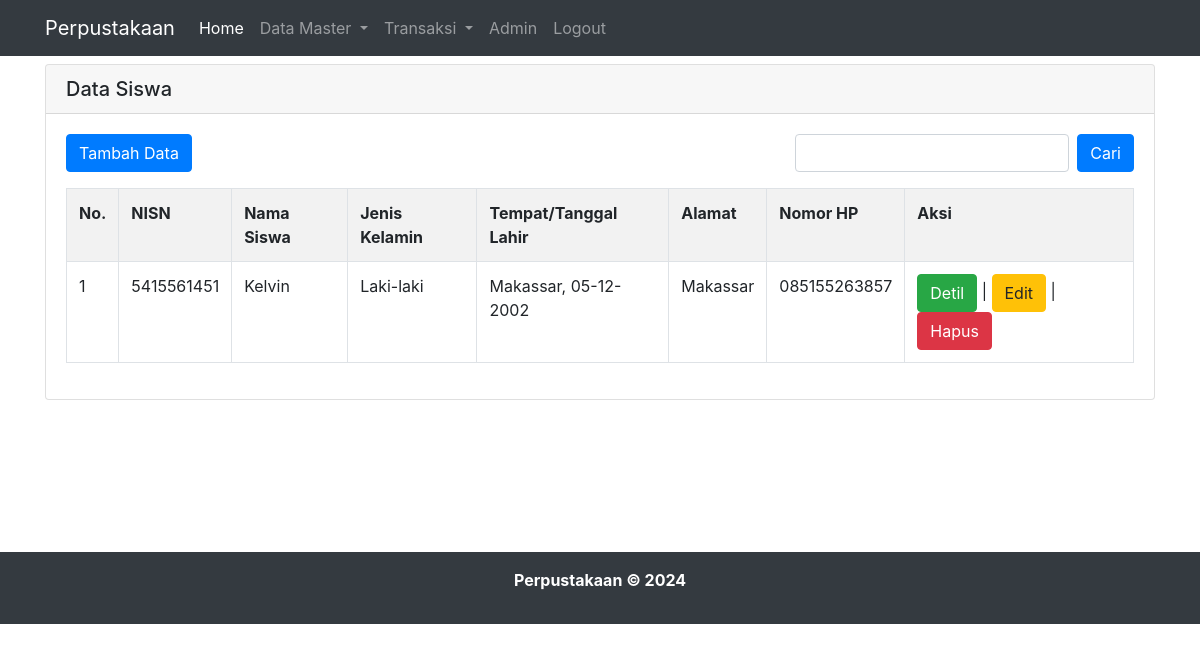
Page /data_siswa.php (signed in) on the committed database.
### tables this page shows
CREATE TABLE `siswa`  (
  `nisn` varchar(20) NOT NULL,
  `nama_siswa` varchar(100) NOT NULL,
  `jkel` char(1) NOT NULL,
  `tempat_lahir` varchar(30) NOT NULL,
  `tgl_lahir` date NOT NULL,
  `alamat` varchar(255) NOT NULL,
  `no_hp` varchar(14) NOT NULL,
  `foto_siswa` varchar(100) NULL DEFAULT NULL,
  PRIMARY KEY (`nisn`) USING BTREE
);

### data_siswa.php (the view)
<?php
include "header.php";
include "koneksi.php";
?>
<div class="container">
    <div class="row">
        <div class="col-lg-12 mt-2" style="min-height: 480px;">
            <div class="card">
                <h5 class="card-header">Data Siswa</h5>
                <div class="card-body">
                    <div class="row">
                        <div class="col">
                            <a href="tambah_siswa.php" class="btn btn-primary">Tambah Data</a>
                        </div>
                        <div class="col">
                            <form action="" method="GET" class="form-inline float-right">
                                <input type="text" name="cari_siswa" class="form-control">
                                <input type="submit" value="Cari" class="btn btn-primary ml-2" name="cari">
                            </form>
                        </div>
                    </div>
                    <div class="row mt-3">
                        <div class="col">
                            <table class="table table-bordered table-striped">
                                <tr>
                                    <th>No.</th>
                                    <th>NISN</th>
                                    <th>Nama Siswa</th>
                                    <th>Jenis Kelamin</th>
                                    <th>Tempat/Tanggal Lahir</th>
                                    <th>Alamat</th>
                                    <th>Nomor HP</th>
                                    <th>Aksi</th>
                                </tr>
                                <?php
                                    $i = 1;
                                    if(isset($_GET['cari'])){
                                        $term = $_GET['cari_siswa'];
                                        $query = $koneksi->query("SELECT * FROM siswa
                                                                    WHERE (nama_siswa LIKE '%$term%')");
                                    } else {
                                        $query = $koneksi->query("SELECT * FROM siswa");
                                    }
                                    while($row = $query->fetch_assoc()) {
                                ?>
                                <tr>
                                    <td><?= $i ?></td>
                                    <td><?= $row['nisn'] ?></td>
                                    <td><?= $row['nama_siswa'] ?></td>
                                    <td><?php if($row['jkel'] == "L") echo "Laki-laki";
                                         else if($row['jkel'] == "P") echo "Perempuan";
                                         else                         echo "Salah data";  ?></td>
                                    <td><?= $row['tempat_lahir'] ?>, <?php
                                        $tmp = array_reverse(explode('-',$row['tgl_lahir']));
                                        echo implode('-',$tmp);
                                    ?></td>
                                    <td><?= $row['alamat'] ?></td>
                                    <td><?= $row['no_hp'] ?></td>
                                    <td><a href="detil_siswa.php?id=<?= $row['nisn'] ?>" class="btn btn-success">Detil</a> | <a href="edit_siswa.php?id=<?= $row['nisn'] ?>" class="btn btn-warning">Edit</a> | <a href="hapus_siswa.php?id=<?= $row['nisn'] ?>" class="btn btn-danger">Hapus</a></td>
                                </tr>
                                <?php $i++;} ?>
                            </table>
                        </div>
                    </div>
                </div>
            </div>
        </div>
    </div>
</div>
<?php
include "footer.php";
?>

### rows in the picture
siswa: nisn "5415561451", nama_siswa "Kelvin", jkel "Laki-laki", tempat_lahir "Makassar", tgl_lahir "05-12-2002", alamat "Makassar", no_hp "085155263857"
